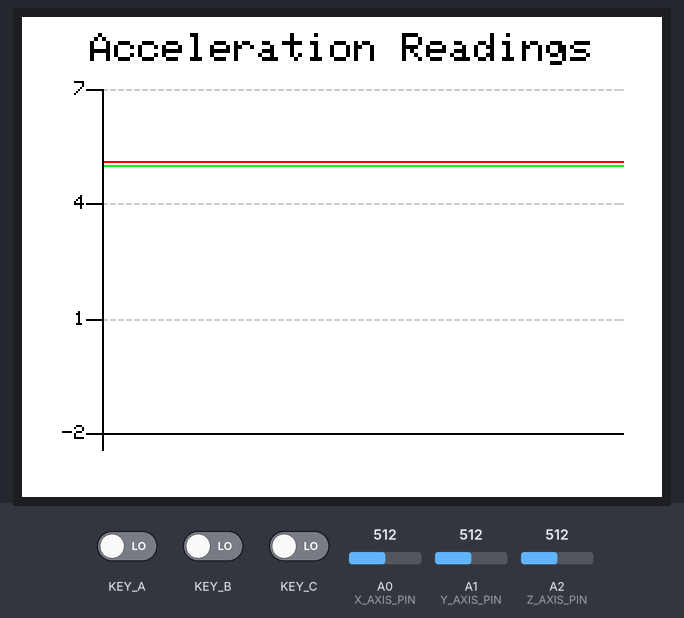
A sketch run on a simulated Seeed Wio Terminal. Shown: 320×240 colour display. Inputs (shaded band) come from the test bench; at power-on: A0 (X_AXIS_PIN) = 512, A1 (Y_AXIS_PIN) = 512, A2 (Z_AXIS_PIN) = 512, KEY_A LOW, KEY_B LOW, KEY_C LOW.

Above: at 1.4 s.
1.5 s: A0 (X_AXIS_PIN) set to 716
At 2.18 s:
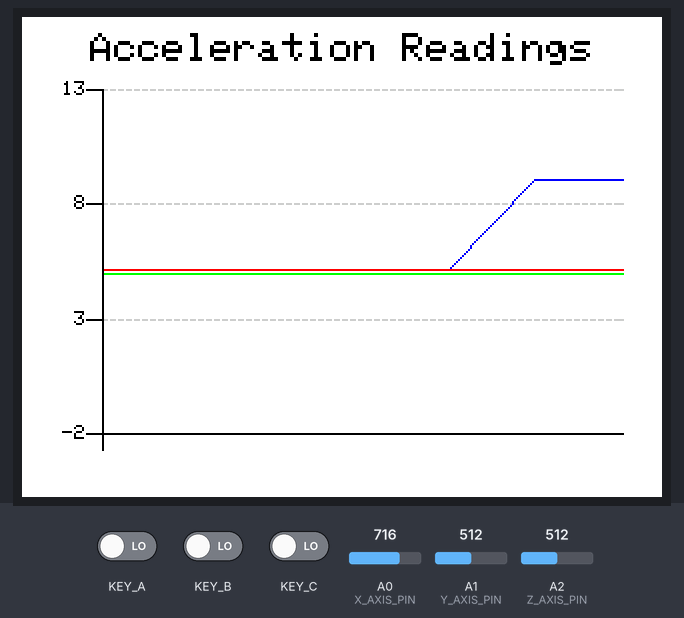
3.2 s: A1 (Y_AXIS_PIN) set to 716
At 3.58 s:
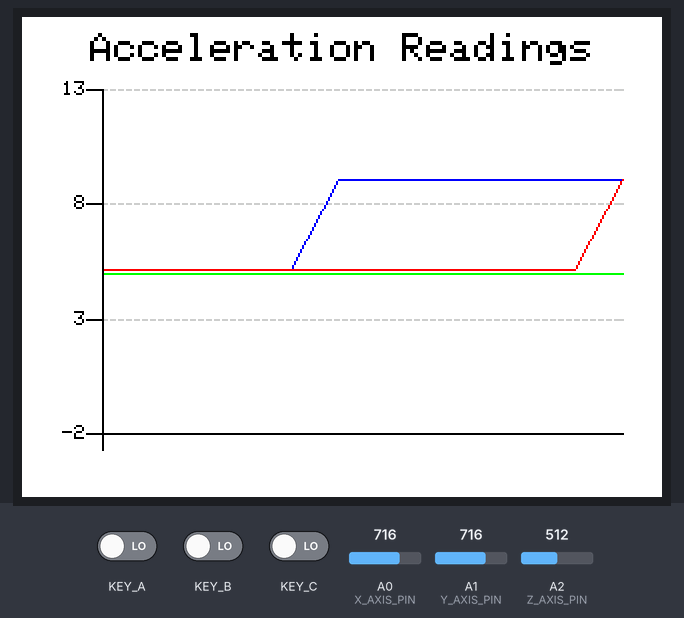
4.9 s: A2 (Z_AXIS_PIN) set to 716
At 5.27 s:
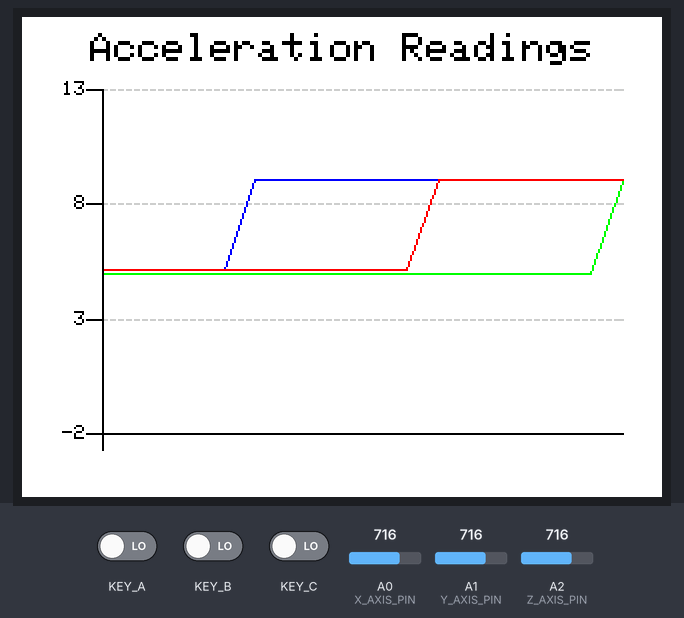
6.6 s: A0 (X_AXIS_PIN) set to 900
At 6.99 s:
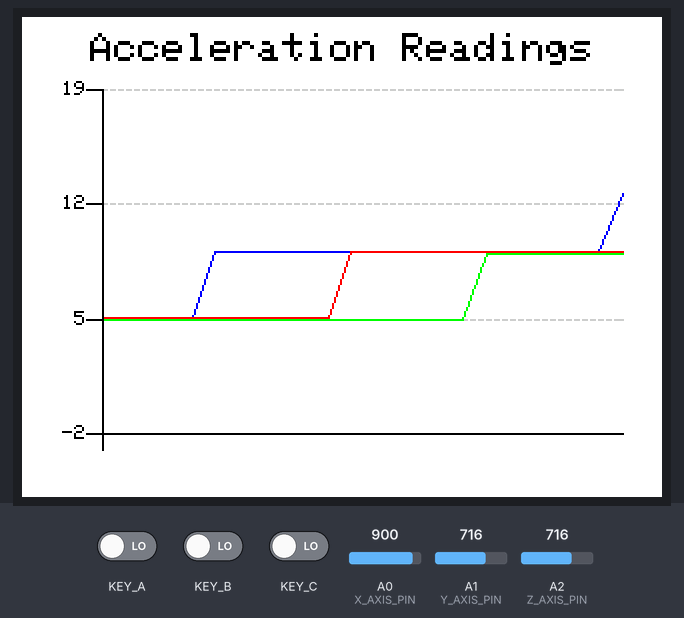
8.3 s: A1 (Y_AXIS_PIN) set to 900
At 8.67 s:
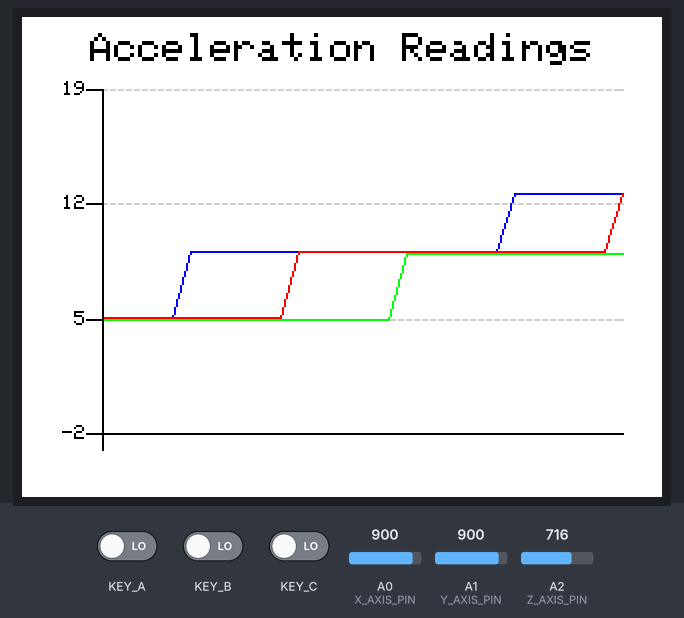
10.0 s: A2 (Z_AXIS_PIN) set to 900
At 10.36 s:
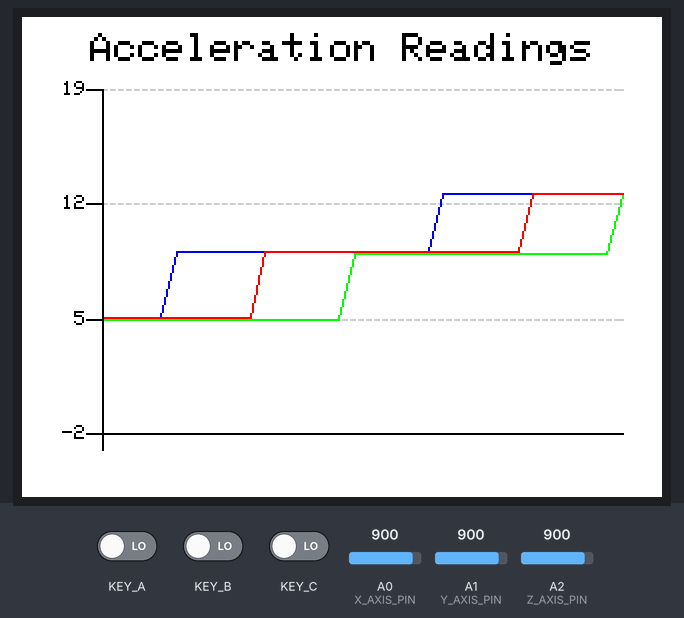
Timing chart, 0 to 12.7 s (numbered marks = the images above; inputs shaded):
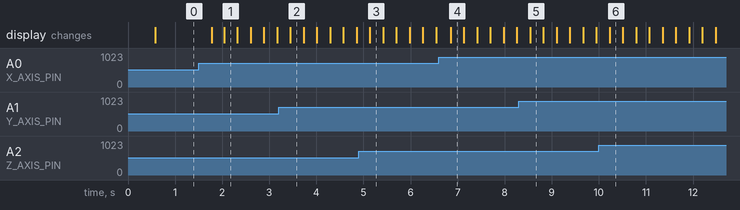

The sketch:

HelloWorld.ino
```cpp
#include "TFT_eSPI.h"
#include "ADXL335.h"
#include "seeed_graphics_define.h"
#include "seeed_graphics_base.h"
#include "seeed_line_chart.h"

TFT_eSPI tft;
ADXL335 axl;

#define max_size 50

int mode = 0;
int next_mode = 0;

doubles accelerator_readings[3];
TFT_eSprite spr = TFT_eSprite(&tft);

void show_splash() {
    mode = 0;
    tft.fillScreen(TFT_BLACK);
    tft.setTextColor(TFT_GREEN);
    tft.setTextSize(4);
    tft.drawString("Hello world!", 20, 100);
}

void setup() {
    tft.begin();
    tft.setRotation(3);
    show_splash();

    spr.createSprite(TFT_HEIGHT, TFT_WIDTH);

    pinMode(WIO_KEY_A, INPUT);
    pinMode(WIO_KEY_B, INPUT);
    pinMode(WIO_KEY_C, INPUT);

    axl.begin();
}

void show_accelerometer_readings() {
    mode = 1;
    spr.fillSprite(TFT_WHITE);
    float ax = axl.getAccelerationX();
    float ay = axl.getAccelerationY();
    float az = axl.getAccelerationZ();

    if (accelerator_readings[0].size() == max_size) {
        for (uint8_t i = 0; i<3; i++){
            accelerator_readings[i].pop();
        }
    }
    accelerator_readings[0].push(ax);
    accelerator_readings[1].push(ay);
    accelerator_readings[2].push(az);

    auto header = text(0, 0);
    header.value("Acceleration Readings");
    header.align(center);
    header.valign(vcenter);
    header.width(tft.width());
    header.thickness(2);
    header.height(header.font_height() * 2);
    header.draw();

    auto content = line_chart(20, header.height());
    content.height(tft.height() - header.height() * 1.5);
    content.width(tft.width() - content.x() * 2);
    content.based_on(-2.0);
    content.show_circle(false);
    content.value({accelerator_readings[0],accelerator_readings[1], accelerator_readings[2]});
    content.color(TFT_BLUE, TFT_RED, TFT_GREEN);
    content.draw();

    spr.pushSprite(0, 0);
}

void process_input() {
    if (digitalRead(WIO_KEY_C) == LOW) {
        next_mode = 0;
    }
    if (digitalRead(WIO_KEY_B) == LOW) {
        next_mode = 1;
    }
    if (digitalRead(WIO_KEY_A) == LOW) {
        next_mode = 1;
    }
}

void loop() {
    process_input();
    if (next_mode == 0 && mode != 0) {
        show_splash();
    }
    if (next_mode == 1) {
        show_accelerometer_readings();
    }
    delay(50);
}
```

ADXL335.cpp
```cpp
// (licence header left out)
#include <Arduino.h>
#include "ADXL335.h"

void ADXL335::pinsInit() {
    pinMode(X_AXIS_PIN, INPUT);
    pinMode(Y_AXIS_PIN, INPUT);
    pinMode(Z_AXIS_PIN, INPUT);
}
void ADXL335::begin() {
    pinsInit();
    scale = (float)SENSITIVITY * ADC_AMPLITUDE / ADC_REF;
}
void ADXL335::getXYZ(int* x, int* y, int* z) {
    *x = analogRead(X_AXIS_PIN);
    *y = analogRead(Y_AXIS_PIN);
    *z = analogRead(Z_AXIS_PIN);
}
void ADXL335::getAcceleration(float* ax, float* ay, float* az) {
    int x, y, z;
    float xvoltage, yvoltage, zvoltage;
    getXYZ(&x, &y, &z);

    xvoltage = (float)x * ADC_REF / ADC_AMPLITUDE;
    yvoltage = (float)y * ADC_REF / ADC_AMPLITUDE;
    zvoltage = (float)z * ADC_REF / ADC_AMPLITUDE;

    *ax = (xvoltage - ZERO_X) / SENSITIVITY;
    *ay = (yvoltage - ZERO_Y) / SENSITIVITY;
    *az = (zvoltage - ZERO_Z) / SENSITIVITY;
}
float ADXL335::getAccelerationX() {
    int x, y, z;
    float xvoltage, ax;
    getXYZ(&x, &y, &z);
    xvoltage = (float)x * ADC_REF / ADC_AMPLITUDE;
    ax = (xvoltage - ZERO_X) / SENSITIVITY;
    return ax;
}
float ADXL335::getAccelerationY() {
    int x, y, z;
    float yvoltage, ay;
    getXYZ(&x, &y, &z);
    yvoltage = (float)y * ADC_REF / ADC_AMPLITUDE;
    ay = (yvoltage - ZERO_Y) / SENSITIVITY;
    return ay;
}
float ADXL335::getAccelerationZ() {
    int x, y, z;
    float zvoltage, az;
    getXYZ(&x, &y, &z);
    zvoltage = (float)z * ADC_REF / ADC_AMPLITUDE;
    az = (zvoltage - ZERO_Z) / SENSITIVITY;
    return az;
}
```

ADXL335.h
```cpp
// (licence header left out)
#ifndef __ADXL335_H__
#define __ADXL335_H__

#include <Arduino.h>

// macro definitions of Analog read pins
#ifndef X_AXIS_PIN
#define X_AXIS_PIN A0
#endif
#ifndef Y_AXIS_PIN
#define Y_AXIS_PIN A1
#endif
#ifndef Z_AXIS_PIN
#define Z_AXIS_PIN A2
#endif

// amplitude of the 10bit-ADC of Arduino is 1024LSB, using as default
#ifndef ADC_AMPLITUDE
#define ADC_AMPLITUDE 1024
#endif
#ifndef ADC_REF
#define ADC_REF 5  // ADC reference is 5v
#endif

// accleration of X-AXIS is 0g, the voltage of X-AXIS is 1.22v
#ifndef ZERO_X
#define ZERO_X 1.22
#endif
#ifndef ZERO_Y
#define ZERO_Y 1.22  //
#endif
#ifndef ZERO_Z
#define ZERO_Z 1.25  //
#endif

// sensitivity of X/Y/Z axis is 0.25v/g
#ifndef SENSITIVITY
#define SENSITIVITY 0.25
#endif

class ADXL335 {
  private:
    void pinsInit();
    float scale;
  public:
    void begin();
    void getXYZ(int* x, int* y, int* z);
    void getAcceleration(float* ax, float* ay, float* az);
    float getAccelerationX();
    float getAccelerationY();
    float getAccelerationZ();
};

#endif
```

seeed_graphics_base.cpp
```cpp
#include<math.h>
#include"seeed_graphics_base.h"

std::vector<color_t> classic_colors {
    yellow,
    red,
    green,
    black,
    blue,
    darkcyan,
    magenta,
};

constexpr double pi = 3.14159265358979323846;
extern TFT_eSprite spr;

namespace detail {
    void draw(void * poly, bool gen){
        detail::poly<polygen> & p = *(detail::poly<polygen> *)poly;
        auto default_color = black;
        auto default_thickness = pan_thickness;
        auto & value = p.value();
        auto & color = p.color();
        auto & thickness = p.thickness();

        if (value.size() <= 1) {
            return;
        }
        for (size_t i = 1; i < value.size() + gen; i++){
            auto ai = (i - 1) % value.size();
            auto bi = (i) % value.size();
            auto a  = value[ai];
            auto b  = value[bi];
            if (i - 1 < color.size()){
                default_color = color[i - 1];
            }
            if (i - 1 < thickness.size()){
                default_thickness = thickness[i - 1];
            }
            line(a, b)
                .color(default_color)
                .thickness(default_thickness)
                .draw();
        }
    }
}

void dot::draw() {
    spr.drawPixel(_x, _y, _color);
}
void line::draw() {
    spr.drawLine(_x0, _y0, _x1, _y1, _color);
}
void dash_line::draw() {
    point origin(_x, _y);
    point solid_offset;
    point empty_offset;
    point end;
    if (_orientation == horizon) {
        solid_offset = point(_solid, 0);
        empty_offset = point(_empty, 0);
        end = origin(_length - 1, 0);
    }
    else {
        solid_offset = point(0, _solid);
        empty_offset = point(0, _empty);
        end = origin(0, _length - 1);
    }
    for (bool loop = true; loop;) {
        auto next = origin(solid_offset);
        if (next.x > end.x) {
            next.x = end.x;
            loop = false;
        }
        if (next.y > end.y) {
            next.y = end.y;
            loop = false;
        }
        line(origin, next)
            .color(_color)
            .thickness(_thickness)
            .draw();
        origin = next(empty_offset);
    }
}

void rectangle::draw() {
    auto origin = adjust(_width, _height);
    auto left_top = origin;
    auto left_bottom = origin(0, -(pos_t)_height + 1);
    auto right_top = left_top(_width - 1, 0);
    auto right_bottom = left_bottom(_width - 1, 0);
    spr.drawRect(left_top.x, left_top.y, _width, _height, _color);

    if (_fill != transparent) {
        spr.fillRect(left_top.x + 1, left_top.y + 1, _width - 2, _height - 2, _fill);
    }
}

void ellipse::draw() {
    auto p = adjust(_width, _height);
    if (_fill != transparent) {
        spr.fillEllipse(_x, _y, _width / 2, _height / 2, _fill);
    }
    spr.drawEllipse(_x, _y, _width / 2, _height / 2, _color);
}
text & text::font(font_t value){
    _font = value;
    spr.setTextFont(uint8_t(value));
    return this[0];
}
text & text::thickness(pix_t value){
    _thickness = value;
    spr.setTextSize(uint8_t(value));
    return this[0];
}
text & text::font_height(pix_t * value) {
    font(font());
    thickness(thickness());
    value[0] = spr.fontHeight();
    return this[0];
}
text & text::content_width(pix_t * value) {
    font(font());
    thickness(thickness());
    value[0] = spr.textWidth(_value);
    return this[0];
}

void text::draw(){
    pix_t   height = font_height();
    pix_t   width = content_width();
    point   p = adjust(width, height);
    if (_align == center){
        p.x += (_width - width) / 2;
    }
    else if (_align == right){
        p.x += _width - width;
    }
    if (_valign == vcenter){
        p.y += (_height - height) / 2;
    }
    else if (_valign == bottom){
        p.y += _height - height;
    }
    spr.setTextColor(_color);
    spr.drawString(_value, p.x, p.y);
}
void polyline::draw() {
    detail::draw(this, false);
}
void polygen::draw() {
    detail::draw(this, true);
}
```

seeed_graphics_define.h
```cpp
#pragma once
#define null16          32767
#include<TFT_eSPI.h>
#pragma push(max)
#pragma push(min)
#undef max
#undef min
#include<initializer_list>
#include<list>
#include<vector>
#include<queue>
#include<stdint.h>
#pragma pop(min)
#pragma pop(max)
#include<string>

typedef const char *        text_t;
typedef int16_t             pos_t;
typedef uint16_t            pix_t;
typedef uint32_t            color_t;
typedef std::queue<double>  doubles;

enum class font_t      : uint16_t {};
enum class align_type  : uint8_t {};
enum class valign_type : uint8_t {};
enum class orientation : uint8_t {};

constexpr orientation horizon  = orientation(0);
constexpr orientation vertical = orientation(1);

constexpr align_type  left    = align_type(0);
constexpr align_type  center  = align_type(1);
constexpr align_type  right   = align_type(2);
constexpr valign_type top     = valign_type(0);
constexpr valign_type vcenter = valign_type(1);
constexpr valign_type bottom  = valign_type(2);


constexpr color_t black             = 0x0000;      /*   0,   0,   0 */
constexpr color_t navy              = 0x000F;      /*   0,   0, 128 */
constexpr color_t drakgreen         = 0x03E0;      /*   0, 128,   0 */
constexpr color_t darkcyan          = 0x03EF;      /*   0, 128, 128 */
constexpr color_t maroon            = 0x7800;      /* 128,   0,   0 */
constexpr color_t purple            = 0x780F;      /* 128,   0, 128 */
constexpr color_t olive             = 0x7BE0;      /* 128, 128,   0 */
constexpr color_t lightgray         = 0xC618;      /* 192, 192, 192 */
constexpr color_t darkgray          = 0x7BEF;      /* 128, 128, 128 */
constexpr color_t gray              = 0xCE79;
constexpr color_t blue              = 0x001F;      /*   0,   0, 255 */
constexpr color_t green             = 0x07E0;      /*   0, 255,   0 */
constexpr color_t cyan              = 0x07FF;      /*   0, 255, 255 */
constexpr color_t red               = 0xF800;      /* 255,   0,   0 */
constexpr color_t magenta           = 0xF81F;      /* 255,   0, 255 */
constexpr color_t yellow            = 0xFFE0;      /* 255, 255,   0 */
constexpr color_t white             = 0xFFFF;      /* 255, 255, 255 */
constexpr color_t orange            = 0xFDA0;      /* 255, 180,   0 */
constexpr color_t greenyellow       = 0xB7E0;      /* 180, 255,   0 */
constexpr color_t pink              = 0xFC9F;
constexpr color_t transparent       = 0xFF000000;
constexpr color_t pan_color         = color_t(black);
constexpr font_t  pix               = font_t(1);
constexpr pix_t   pan_thickness     = 1;

struct can_drawable {
    typedef void (can_drawable::*invoke_t)();
    typedef can_drawable * can_drawable_p;
    template<class type>
    can_drawable(type * obj){
        invoke = invoke_t(& type::draw);
        object = can_drawable_p(obj);
    }
    void draw(){
        (object->*invoke)();
    }
private:
    void empty(){}
    invoke_t       invoke;
    can_drawable * object;
};

extern std::vector<color_t> classic_colors;

struct point{
    pos_t x;
    pos_t y;
    point():x(0), y(0){}
    point(pos_t x, pos_t y):
        x(x), y(y){
    }
    point operator()(const point & p){
        return point{ this->x + p.x, this->y + p.y };
    }
    point operator()(pos_t x, pos_t y) {
        return point{ this->x + x, this->y + y };
    }
    point operator + (point value) {
        return point{ this->x + value.x, this->y + value.y };
    }
    point operator - (point value) {
        return point{ this->x - value.x, this->y - value.y };
    }
};
```

Source omitted: seeed_graphics_base.h (13173 bytes), seeed_line_chart.h (13397 bytes)

Measured:
- after the input at 1.5 s, the display: first changes after 0.28 s (image 1 shows a later state)
